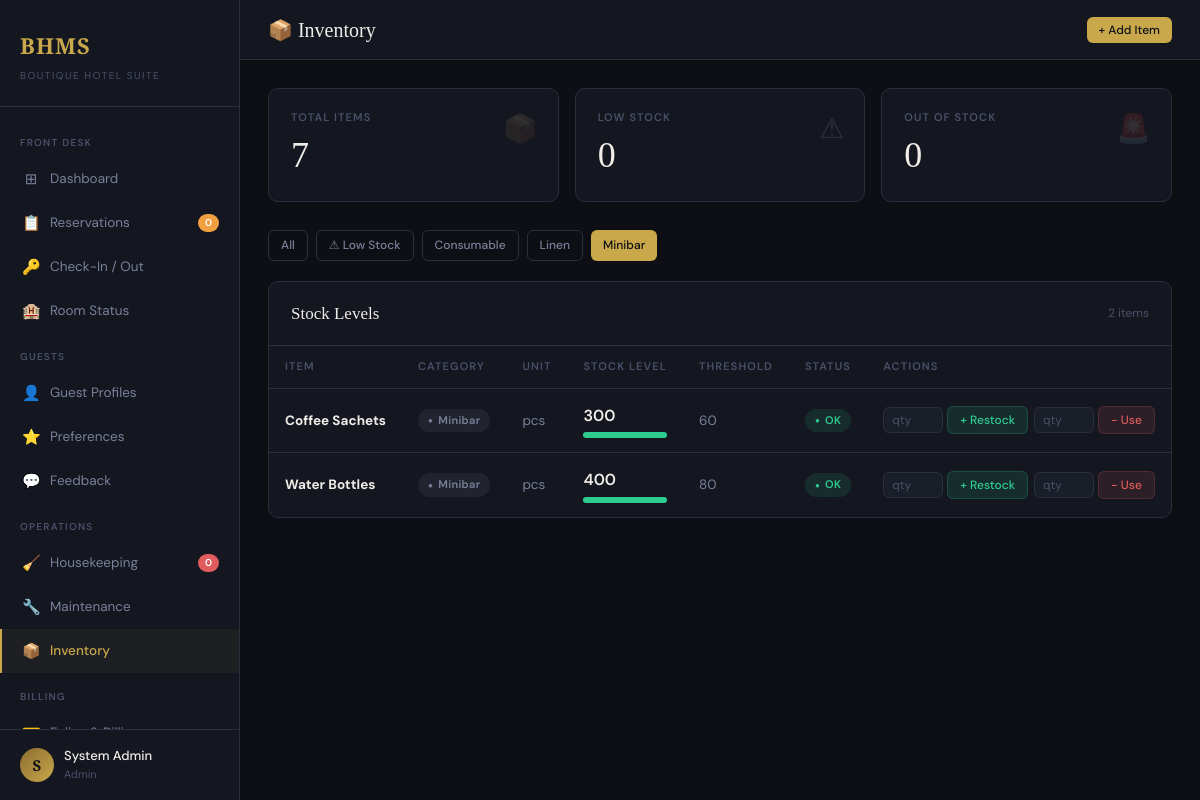
/inventory.php?cat=Minibar (signed in), run on the app's committed database.
### tables this page shows
CREATE TABLE `inventory` (
  `item_id` int(11) NOT NULL,
  `name` varchar(100) NOT NULL,
  `category` varchar(50) DEFAULT NULL,
  `quantity` int(11) NOT NULL DEFAULT 0,
  `threshold` int(11) NOT NULL DEFAULT 10,
  `unit` varchar(20) NOT NULL DEFAULT 'pcs',
  `updated_at` datetime NOT NULL DEFAULT current_timestamp() ON UPDATE current_timestamp()
);

### includes/auth.php (called while the page is built, shortened)
<?php
require_once __DIR__ . '/db.php';
class Auth {
    public static function role(): string {
        return $_SESSION['staff_role'] ?? '';
    }
    public static function can(array $roles): bool {
        return in_array(self::role(), $roles);
    }
}

### includes/db.php (called while the page is built, shortened)
<?php
class DatabaseConnection {
    private static ?DatabaseConnection $instance = null;
    private mysqli $conn;
    private string $host   = 'localhost';
    private string $dbname = 'bhms';
    private string $user   = 'root';
    private string $pass   = '';
    private string $charset = 'utf8mb4';
    private function __construct() {
        $this->conn = new mysqli(
            $this->host,
            $this->user,
            $this->pass,
            $this->dbname
        );
        $this->conn->set_charset($this->charset);
    }
    public static function getInstance(): DatabaseConnection {
        if (self::$instance === null) {
            self::$instance = new DatabaseConnection();
        }
        return self::$instance;
    }
    public function query(string $sql, string $types = '', ...$params): mysqli_result|bool {
        if (empty($params)) {
            return $this->conn->query($sql);
        }
        $stmt = $this->conn->prepare($sql);
        $stmt->bind_param($types, ...$params);
        $stmt->execute();
        $result = $stmt->get_result();
        return $result ?: true;
    }
    public function fetchAll(string $sql, string $types = '', ...$params): array {
        $result = $this->query($sql, $types, ...$params);
        return $result->fetch_all(MYSQLI_ASSOC);
    }
    public function fetchOne(string $sql, string $types = '', ...$params): ?array {
        $result = $this->query($sql, $types, ...$params);
        return $result->fetch_assoc() ?: null;
    }
}
function db(): DatabaseConnection {
    return DatabaseConnection::getInstance();
}

### inventory.php (the view, shortened to what this page needs)
<?php
require_once 'includes/auth.php';
$db = db();
$filter = $_GET['filter'] ?? 'all';
$where  = $filter === 'low' ? "WHERE quantity <= threshold" : "WHERE 1=1";
$items  = $db->fetchAll("SELECT * FROM inventory {$where} ORDER BY category, name");
$stats = [
    'total'    => $db->fetchOne("SELECT COUNT(*) c FROM inventory")['c'] ?? 0,
    'low'      => $db->fetchOne("SELECT COUNT(*) c FROM inventory WHERE quantity <= threshold")['c'] ?? 0,
    'critical' => $db->fetchOne("SELECT COUNT(*) c FROM inventory WHERE quantity = 0")['c'] ?? 0,
];
$categories = array_unique(array_column($items, 'category'));
$filter_cat = $_GET['cat'] ?? '';
if ($filter_cat) {
    $items = array_filter($items, fn($i) => $i['category'] === $filter_cat);
}
?>
<!DOCTYPE html>
<html lang="en">
<head>
<link rel="stylesheet" href="css/style.css">
</head>
<body>
<div class="wrapper">
  <?php include 'includes/sidebar.php'; ?>
  <div class="main">
    <div class="topbar">
      <div class="topbar-title">📦 Inventory</div>
      <div class="topbar-actions">
        <?php if (Auth::can(['Manager','Admin','Supervisor'])): ?>
        <button onclick="document.getElementById('createModal').classList.add('show')" class="btn btn-gold btn-sm">+ Add Item</button>
        <?php endif; ?>
      </div>
    </div>
    <div class="content">
      <div class="stat-grid" style="grid-template-columns:repeat(3,1fr)">
        <div class="stat-card"><div class="stat-icon">📦</div><div class="stat-label">Total Items</div><div class="stat-value"><?= $stats['total'] ?></div></div>
        <div class="stat-card" style="border-color:<?= $stats['low']>0?'rgba(240,160,64,.3)':'var(--border)' ?>">
          <div class="stat-icon">⚠</div><div class="stat-label">Low Stock</div>
          <div class="stat-value" style="color:<?= $stats['low']>0?'var(--amber)':'var(--text-primary)' ?>"><?= $stats['low'] ?></div>
        </div>
        <div class="stat-card" style="border-color:<?= $stats['critical']>0?'rgba(224,92,92,.3)':'var(--border)' ?>">
          <div class="stat-icon">🚨</div><div class="stat-label">Out of Stock</div>
          <div class="stat-value" style="color:<?= $stats['critical']>0?'var(--red)':'var(--text-primary)' ?>"><?= $stats['critical'] ?></div>
        </div>
      </div>
      <div style="display:flex;gap:8px;margin-bottom:20px;flex-wrap:wrap">
        <a href="inventory.php" class="btn <?= $filter==='all'&&!$filter_cat?'btn-gold':'btn-outline' ?> btn-sm">All</a>
        <a href="inventory.php?filter=low" class="btn <?= $filter==='low'?'btn-gold':'btn-outline' ?> btn-sm">⚠ Low Stock</a>
        <?php foreach ($categories as $cat): ?>
        <a href="inventory.php?cat=<?= urlencode($cat) ?>" class="btn <?= $filter_cat===$cat?'btn-gold':'btn-outline' ?> btn-sm"><?= htmlspecialchars($cat) ?></a>
        <?php endforeach; ?>
      </div>
      <div class="card">
        <div class="card-header">
          <div class="card-title">Stock Levels</div>
          <span style="font-size:12px;color:var(--text-dim)"><?= count($items) ?> items</span>
        </div>
        <div class="table-wrap">
          <table>
            <thead><tr><th>Item</th><th>Category</th><th>Unit</th><th>Stock Level</th><th>Threshold</th><th>Status</th><th>Actions</th></tr></thead>
            <tbody>
              <?php foreach ($items as $item):
                $pct = $item['threshold'] > 0 ? min(100, $item['quantity'] / ($item['threshold'] * 2) * 100) : 100;
                $barClass = $item['quantity'] == 0 ? 'bar-critical' : ($item['quantity'] <= $item['threshold'] ? 'bar-low' : 'bar-ok');
                $statusClass = $item['quantity'] == 0 ? 'badge-red' : ($item['quantity'] <= $item['threshold'] ? 'badge-amber' : 'badge-green');
                $statusLabel = $item['quantity'] == 0 ? 'Out of Stock' : ($item['quantity'] <= $item['threshold'] ? 'Low Stock' : 'OK');
              ?>
              <tr>
                <td><strong><?= htmlspecialchars($item['name']) ?></strong></td>
                <td><span class="badge badge-gray"><?= htmlspecialchars($item['category']) ?></span></td>
                <td style="color:var(--text-muted)"><?= htmlspecialchars($item['unit']) ?></td>
                <td>
                  <div style="font-weight:600;font-size:16px"><?= number_format($item['quantity']) ?></div>
                  <div class="stock-bar-wrap"><div class="stock-bar <?= $barClass ?>" style="width:<?= $pct ?>%"></div></div>
                </td>
                <td style="color:var(--text-muted)"><?= number_format($item['threshold']) ?></td>
                <td><span class="badge <?= $statusClass ?>"><?= $statusLabel ?></span></td>
                <td>
                  <div style="display:flex;gap:6px;align-items:center">
                    <form method="POST" style="display:flex;gap:4px;align-items:center">
                      <input type="number" name="qty_add" class="form-control" style="width:60px;padding:4px 8px;font-size:12px" placeholder="qty" min="1">
                      <button type="submit" class="btn btn-success btn-sm">+ Restock</button>
                    </form>
                    <form method="POST" style="display:flex;gap:4px;align-items:center">
                      <input type="number" name="qty_use" class="form-control" style="width:60px;padding:4px 8px;font-size:12px" placeholder="qty" min="1" max="<?= $item['quantity'] ?>">
                      <button type="submit" class="btn btn-danger btn-sm">− Use</button>
                    </form>
                  </div>
                </td>
              </tr>
              <?php endforeach; ?>
            </tbody>
          </table>
        </div>
      </div>
    </div>
  </div>
</div>
</body></html>

### inventory.php (style rules this page uses)
.stock-bar-wrap { width:100%;height:6px;background:var(--bg-panel);border-radius:3px;margin-top:4px }
.stock-bar { height:6px;border-radius:3px;transition:width .4s ease }
.bar-ok { background:var(--green) }

### data on the page
inventory: name "Coffee Sachets", category "Minibar", unit "pcs", quantity "300", threshold "60", statusLabel "OK"
inventory: name "Water Bottles", category "Minibar", unit "pcs", quantity "400", threshold "80", statusLabel "OK"

### other printed values
substr($_SESSION['staff_name'] ?? 'A', 0, 1) "S"
$_SESSION['staff_name'] "System Admin"
$_SESSION['staff_role'] "Admin"
$stats['total'] "7"
$stats['low'] "0"
$stats['critical'] "0"
$cat "Consumable"
$cat "Linen"
$cat "Minibar"
count($items) "2"
